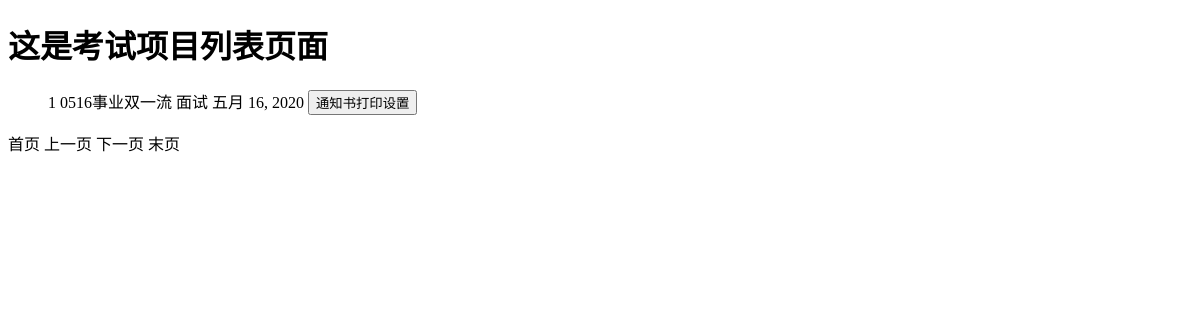
Before: /mvc/getExamList/1/ with the older database file.
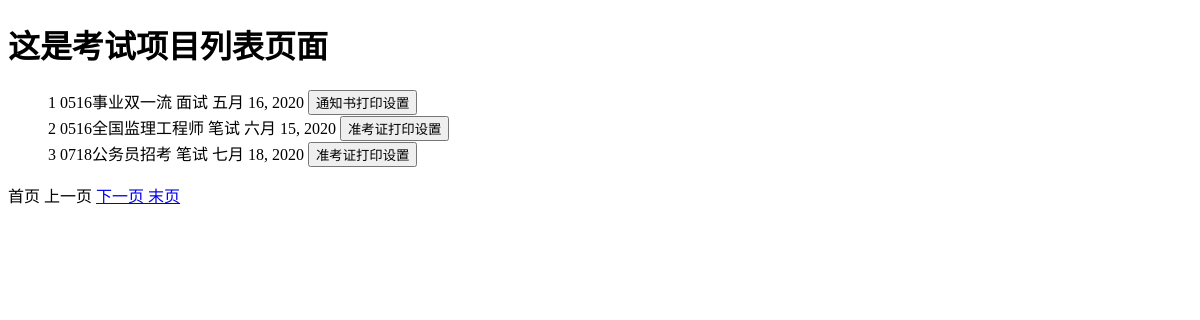
After: the same page with the newer database file.
### mvc/models.py (models this page shows)
class Exam(models.Model):  #考试模型类
    name = models.CharField('考试名称', max_length = 100)
    date = models.DateField('考试日期')
    siteName = models.CharField('考点名称', max_length = 100)
    adress = models.CharField('考点地址', max_length = 100)
    examineeNum = models.IntegerField('考生人数')
    examType = models.CharField('考试类别', max_length = 20)
    examMethod = models.CharField('考试方式', max_length = 20)
    remarks = models.TextField('备注', max_length = 500)

### mvc/views.py (the view)
# urls.py: re_path(r'^getExamList/(?P<pageIndex>[0-9]*)/$', views.getExamList),
@csrf_exempt
def getExamList(request, pageIndex):
    if(pageIndex == ''):
        pageIndex = 1
    else:
        pageIndex = int(pageIndex)
    examList = Exam.objects.all().order_by('id')  #'-id'倒序
    _paginator = Paginator(examList, PAGE_SIZE)
    currentPage = _paginator.get_page(pageIndex)
    context = {
        'examList' :  currentPage,
        'request' :  request,
        'pagiator' :  _paginator,
        'has_pages' :  _paginator.num_pages > 1,
        'has_next' :  _paginator.page(pageIndex).has_next(),
        'has_prev' : _paginator.page(pageIndex).has_previous(),
        'page_index' : pageIndex,
        'page_next' : pageIndex + 1,
        'page_prev' : pageIndex - 1,
        'page_count' : _paginator.num_pages,
        'row_count' : _paginator.count,
        'page_nums' : range(_paginator.num_pages + 1)[1:],
    }
    return render(request, "examList.html", context)

### mvc/templates/examList.html (shortened to what this page needs)
<!DOCTYPE html>
<html lang="en">
<head>
</head>
<body>
    <div>
        <h1>这是考试项目列表页面</h1>
        <ol style = "list-style:none">
            {% for eachExam in examList %}
            <li>
                {{ eachExam.id }}  {{ eachExam.name }} {{ eachExam.examMethod }}  {{ eachExam.date }}
                {% ifequal eachExam.examMethod '笔试' %}
                    <a href="/mvc/setPrintService/{{ eachExam.id }}/"><input type="button" value='准考证打印设置'></a>
                {% else %}
                    <a href="/mvc/setPrintService/{{ eachExam.id }}/"><input type="button" value='通知书打印设置'></a>
                {% endifequal%}
            </li>
            {% endfor %}
        </ol>
    </div>
    <div>
        {% include 'control/pagebar.html' %}
    </div>
</body>
</html>

### mvc/templates/control/pagebar.html
<span class = "first">
    {% ifequal page_index 1 %}
        首页
    {% else %}
        <a href = "/mvc/getExamList/1/">首页</a>
    {% endifequal%}
</span>
<span class = "prev">
    {% if has_prev %}
       <a href = "/mvc/getExamList/{{page_prev}}/"> 上一页 </a>
    {% else %}
        上一页
    {% endif %}
</span>
<span class = "next">
    {% if has_next %}
     <a href = "/mvc/getExamList/{{page_next}}/"> 下一页 </a>
    {% else %}
        下一页
    {% endif %}
</span>
<span class = "last">
    {% ifequal page_index page_count %}
        末页
    {% else %}
        <a href = "/mvc/getExamList/{{page_count}}/"> 末页 </a>
    {% endifequal%}
</span>

Changed rows visible on the page:
added Exam: id "2", name "0516全国监理工程师", examMethod "笔试", date "六月 15, 2020"
added Exam: id "3", name "0718公务员招考", examMethod "笔试", date "七月 18, 2020"
